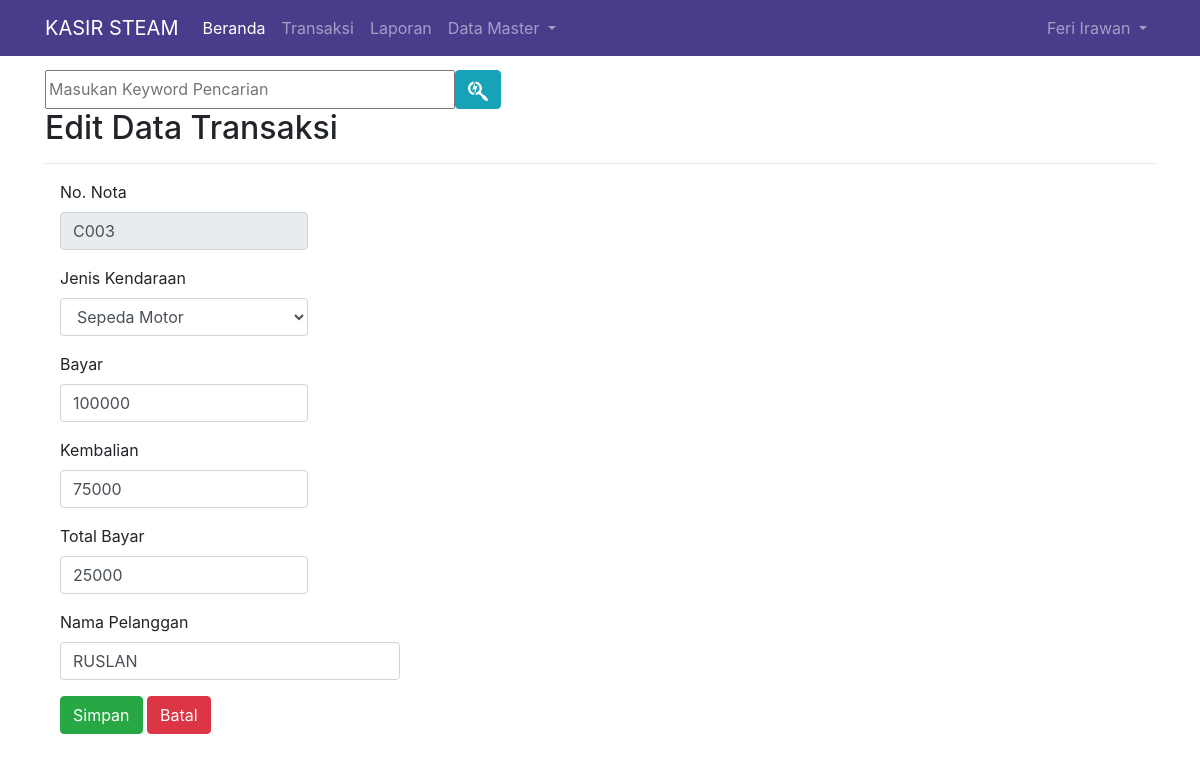
Screenshot of /admin.php?hlm=transaksi&aksi=edit&id_transaksi=14 (signed in) with the database file from the repository.
### tables this page shows
CREATE TABLE `transaksi` (
  `id_transaksi` int(10) NOT NULL,
  `no_nota` varchar(10) NOT NULL,
  `jenis` varchar(50) NOT NULL,
  `nama` varchar(50) NOT NULL,
  `bayar` int(10) NOT NULL,
  `kembali` int(10) NOT NULL,
  `total` int(10) NOT NULL,
  `tanggal` date NOT NULL,
  `id_user` tinyint(1) NOT NULL
);

### transaksi_edit.php (the view, shortened to what this page needs)
<?php
if( empty( $_SESSION['id_user'] ) ){
	$_SESSION['err'] = '<strong>ERROR!</strong> Anda harus login terlebih dahulu.';
	header('Location: ./');
	die();
} else {
	if( isset( $_REQUEST['submit'] )){
		$id_transaksi = $_REQUEST['id_transaksi'];
		$jenis = $_REQUEST['jenis'];
		$nama = $_REQUEST['nama'];
		$bayar = $_REQUEST['bayar'];
		$kembali = $_REQUEST['kembali'];
		$total = $_REQUEST['total'];
		$id_user = $_SESSION['id_user'];
		$sql = mysqli_query($koneksi, "UPDATE transaksi SET jenis='$jenis', nama='$nama', bayar='$bayar', kembali='$kembali', total='$total', tanggal=NOW(), id_user='$id_user' WHERE id_transaksi='$id_transaksi'");
		if($sql == true){
			header('Location: ./admin.php?hlm=transaksi');
			die();
		} else {
			echo 'ERROR! Periksa penulisan querynya.';
		}
	} else {
		$id_transaksi = $_REQUEST['id_transaksi'];
		$sql = mysqli_query($koneksi, "SELECT * FROM transaksi WHERE id_transaksi='$id_transaksi'");
		while($row = mysqli_fetch_array($sql)){
?>
<h2>Edit Data Transaksi</h2>
<hr>
<form method="post" action="" class="form-horizontal" role="form">
	<div class="form-group">
		<label for="no_nota" class="col-sm-2 control-label">No. Nota</label>
		<div class="col-sm-3">
			<input type="text" class="form-control" id="no_nota" value="<?php echo $row['no_nota']; ?>"name="no_nota" placeholder="No. Nota" readonly>
		</div>
	</div>
	<div class="form-group">
		<label for="jenis" class="col-sm-2 control-label">Jenis Kendaraan</label>
		<div class="col-sm-3">
			<select name="jenis" class="form-control" required>
				<option value="<?php echo $row['jenis']; ?>"><?php echo $row['jenis']; ?></option>
			</select>
		</div>
	</div>
	<div class="form-group">
		<label for="bayar" class="col-sm-2 control-label">Bayar</label>
		<div class="col-sm-3">
			<input type="number" class="form-control" id="bayar" name="bayar" value="<?php echo $row['bayar']; ?>" placeholder="Isi dengan angka" required>
		</div>
	</div>
	<div class="form-group">
		<label for="kembali" class="col-sm-2 control-label">Kembalian</label>
		<div class="col-sm-3">
			<input type="number" class="form-control" id="kembali" name="kembali" value="<?php echo $row['kembali']; ?>" placeholder="Kembalian" required>
		</div>
	</div>
	<div class="form-group">
		<label for="total" class="col-sm-2 control-label">Total Bayar</label>
		<div class="col-sm-3">
			<input type="number" class="form-control" id="total" name="total" value="<?php echo $row['total']; ?>" placeholder="Total Bayar" required>
		</div>
	</div>
	<div class="form-group">
		<label for="nama" class="col-sm-2 control-label">Nama Pelanggan</label>
		<div class="col-sm-4">
			<input type="text" class="form-control" id="nama" name="nama" value="<?php echo $row['nama']; ?>" placeholder="Nama Pelanggan" required>
		</div>
	</div>
	<div class="form-group">
		<div class="col-sm-offset-2 col-sm-10">
			<button type="submit" name="submit" class="btn btn-success">Simpan</button>
			<a href="./admin.php?hlm=transaksi" class="btn btn-danger">Batal</a>
		</div>
	</div>
</form>
<?php
	}
	}
}
?>

### admin.php (style rules this page uses)
body { min-height: 200px; padding-top: 70px; }

### rows the page displays
transaksi: no_nota "C003", jenis "Sepeda Motor", bayar "100000", kembali "75000", total "25000", nama "RUSLAN"

### other values shown
$_SESSION['nama'] "Feri Irawan"
